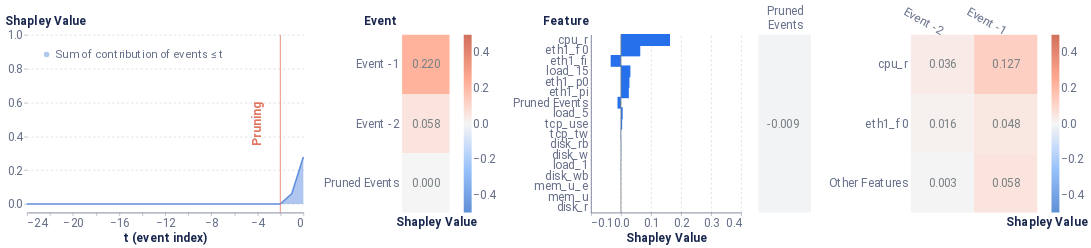

Write notebook code for a chart like this one.
### Markdown cell above
### Local Report on positive instance

### Code cell
from timeshap.explainer import local_report

pruning_dict = {'tol': 0.025}
event_dict = {'rs': 42, 'nsamples': 32000}
feature_dict = {'rs': 42, 'nsamples': 32000, 'feature_names': model_features, 'plot_features': plot_feats}
cell_dict = {'rs': 42, 'nsamples': 32000, 'top_x_feats': 2, 'top_x_events': 2}
local_report(f, x_data, pruning_dict, event_dict, feature_dict, cell_dict=cell_dict, entity_uuid=sequence_id, entity_col='seq_id', baseline=average_event)

### Figure 1 — Vega-Lite specification as saved in the notebook (floating-point values rounded to 4 significant figures)
{"config": {"axis": {"domain": true, "domainColor": "#666F89", "grid": false, "gridCap": "round", "gridColor": "#B3B7C4", "gridDash": [2, 4], "gridWidth": 0.5, "labelColor": "#666F89", "labelFont": "Roboto, Arial, sans-serif", "labelPadding": 2, "tickColor": "#666F89", "tickOpacity": 0.5, "tickSize": 4, "titleColor": "#19274E", "titleFont": "Roboto, Arial, sans-serif", "titleFontSize": 12}, "axisBand": {"domain": true, "labelPadding": 4, "ticks": false}, "axisY": {"domain": false, "titleAlign": "left", "titleAngle": 0, "titleX": -20, "titleY": -10}, "legend": {"labelColor": "#666F89", "labelFont": "Roboto, Arial, sans-serif", "labelFontSize": 12, "symbolSize": 40, "titleColor": "#19274E", "titleFont": "Roboto, Arial, sans-serif", "titleFontSize": 12, "titlePadding": 4}, "arc": {"stroke": "#FFFFFF", "strokeWidth": 1}, "bar": {"fill": "#2770EB", "stroke": null}, "line": {"stroke": "#2770EB", "strokeWidth": 2}, "path": {"stroke": "#2770EB", "strokeWidth": 0.5}, "point": {"fill": "#2770EB", "shape": "circle", "filled": true}, "rect": {"fill": "#2770EB"}, "rule": {"stroke": "#666F89"}, "shape": {"stroke": "#2770EB"}, "text": {"color": "#19274E", "font": "Roboto, Arial, sans-serif", "fontSize": 12}, "range": {"category": ["#2770EB", "#77B98A", "#DA5252", "#FFC400", "#A87AEA", "#00A39E", "#19274E"], "diverging": ["#006360", "#2BB3AE", "#96D9D7", "#FFFFFF", "#EDAAAA", "#DA5252", "#811D1D"], "heatmap": ["#18448F", "#1B4EA5", "#2770EB", "#4C88EE", "#82ACF3", "#A6C4F7", "#E9F1FD"], "ramp": ["#18448F", "#1B4EA5", "#2770EB", "#4C88EE", "#82ACF3", "#A6C4F7", "#E9F1FD"]}, "background": "#FFFFFF", "group": {"fill": "#FFFFFF"}, "header": {"labelColor": "#19274E", "labelFont": "Roboto, Arial, sans-serif", "labelFontSize": 12, "titleColor": "#19274E", "titleFont": "Roboto, Arial, sans-serif", "titleFontSize": 16}, "title": {"anchor": "start", "color": "#19274E", "font": "Roboto, Arial, sans-serif", "fontSize": 20, "fontWeight": "bold", "offset": 20, "subtitleColor": "#19274E", "subtitleFontSize": 16}, "view": {"continuousHeight": 300, "continuousWidth": 400, "stroke": "transparent"}}, "hconcat": [{"layer": [{"mark": {"type": "area", "opacity": 0.5}, "encoding": {"color": {"field": "Coalition", "legend": {"fillColor": "white", "labelFontSize": 14, "labelLimit": 0, "orient": "top-left", "symbolSize": 50, "symbolStrokeWidth": 0, "title": null}, "scale": {"domain": ["Sum of contribution of events ≤ t"], "range": ["#618FE0"]}, "type": "nominal"}, "x": {"axis": {"labelFontSize": 15, "title": "t (event index)", "titleFontSize": 15}, "field": "t (event index)", "type": "quantitative"}, "y": {"axis": {"grid": true, "labelFontSize": 15, "titleFontSize": 15, "titleX": -28}, "field": "Shapley Value", "scale": {"domain": [-0.05, 1]}, "type": "quantitative"}}}, {"mark": "line", "encoding": {"color": {"field": "Coalition", "legend": {"fillColor": "white", "labelFontSize": 14, "labelLimit": 0, "orient": "top-left", "symbolSize": 50, "symbolStrokeWidth": 0, "title": null}, "scale": {"domain": ["Sum of contribution of events ≤ t"], "range": ["#618FE0"]}, "type": "nominal"}, "x": {"axis": {"labelFontSize": 15, "title": "t (event index)", "titleFontSize": 15}, "field": "t (event index)", "type": "quantitative"}, "y": {"axis": {"grid": true, "labelFontSize": 15, "titleFontSize": 15, "titleX": -28}, "field": "Shapley Value", "scale": {"domain": [-0.05, 1]}, "type": "quantitative"}}}, {"data": {"name": "data-127505a03b066a5f27631121330f417d"}, "mark": {"type": "rule", "color": "#E17560"}, "encoding": {"x": {"field": "x", "type": "quantitative"}}}, {"data": {"name": "data-4429b804e29650be65567f2c49b58188"}, "mark": {"type": "text", "angle": 270, "color": "#E17560", "fontSize": 15, "fontWeight": "bold", "text": "Pruning"}, "encoding": {"x": {"field": "x", "type": "quantitative"}}}], "data": {"name": "data-2a37b438883cd5f8f7709d3acbd61e0a"}, "height": 225, "width": 350}, {"layer": [{"mark": "rect", "encoding": {"color": {"field": "rounded", "legend": {"gradientLength": 225, "gradientThickness": 10, "labelFontSize": 15, "orient": "right"}, "scale": {"domain": [-0.5, 0.5], "range": ["#5f8fd6", "#99c3fb", "#f5f5f5", "#ffaa92", "#d16f5b"]}, "title": null, "type": "quantitative"}, "x": {"axis": {"title": "Shapley Value", "titleFontSize": 15}, "field": "column", "type": "ordinal"}, "y": {"axis": {"domain": false, "labelFontSize": 15, "title": "Event", "titleFontSize": 15, "titleX": -49}, "field": "Feature", "sort": ["Event -1", "Event -2", "Pruned Events"], "type": "ordinal"}}}, {"mark": {"type": "text", "align": "right", "baseline": "middle", "color": "#798184", "dx": 18, "fontSize": 15}, "encoding": {"text": {"field": "rounded_str", "type": "nominal"}, "x": {"axis": {"domain": false, "labels": false, "title": "Shapley Value", "titleX": 43}, "field": "column", "type": "ordinal"}, "y": {"axis": {"domain": false, "labelFontSize": 15, "title": "Event", "titleFontSize": 15, "titleX": -49}, "field": "Feature", "sort": ["Event -1", "Event -2", "Pruned Events"], "type": "ordinal"}}}], "data": {"name": "data-ad9d5f4dc462df94e3c2370ef6ec8d7e"}, "height": 225, "width": 60}, {"layer": [{"data": {"name": "data-0b98726d7a00ee7dd06d31fbfd298b0f"}, "mark": {"type": "bar", "size": 15, "thickness": 1}, "encoding": {"x": {"axis": {"grid": true, "labelFontSize": 15, "title": "Shapley Value", "titleFontSize": 15}, "field": "Shapley Value", "scale": {"domain": [-0.1, 0.4]}, "type": "quantitative"}, "y": {"axis": {"labelFontSize": 15, "title": "Feature", "titleFontSize": 15, "titleX": -61}, "field": "Feature", "sort": {"field": "sort_col", "order": "descending"}, "type": "nominal"}}}, {"data": {"name": "data-9c00aa9dc2b1c1a0b4bf9b34ead12925"}, "mark": {"type": "rule", "color": "#798184"}, "encoding": {"x": {"field": "x", "type": "quantitative"}}}], "height": 225, "width": 190}, {"hconcat": [{"layer": [{"mark": "rect", "encoding": {"color": {"field": "rounded", "legend": null, "scale": {"domain": [-0.5, 0.5], "range": ["#5f8fd6", "#99c3fb", "#f5f5f5", "#ffaa92", "#d16f5b"]}, "title": null, "type": "quantitative"}, "x": {"axis": {"titleFontSize": 15}, "field": "Event", "type": "nominal"}, "y": {"axis": {"domain": false, "labels": false, "title": null}, "field": "Feature", "type": "nominal"}}}, {"mark": {"type": "text", "align": "right", "baseline": "middle", "color": "#798184", "dx": 18, "fontSize": 15}, "encoding": {"text": {"field": "rounded_str", "type": "nominal"}, "x": {"axis": {"domain": false, "labelAngle": 0, "labelFontSize": 15, "labelOffset": 24, "labelPadding": 30, "orient": "top", "title": null}, "field": "Event", "type": "nominal"}, "y": {"axis": {"domain": false, "labels": false, "title": null}, "field": "Feature", "type": "nominal"}}}], "data": {"name": "data-6fd9ce1fe26a33580805a05915858bfa"}, "height": 225, "width": 66.67}, {"layer": [{"mark": "rect", "encoding": {"color": {"field": "rounded", "legend": {"gradientLength": 225, "gradientThickness": 10, "labelFontSize": 15, "orient": "right"}, "scale": {"domain": [-0.5, 0.5], "range": ["#5f8fd6", "#99c3fb", "#f5f5f5", "#ffaa92", "#d16f5b"]}, "title": null, "type": "quantitative"}, "x": {"axis": {"titleFontSize": 15}, "field": "Event", "sort": ["Event -2", "Event -1"], "type": "nominal"}, "y": {"axis": {"domain": false, "labelFontSize": 15, "title": null}, "field": "Feature", "sort": ["cpu_r", "eth1_f0"], "type": "nominal"}}}, {"mark": {"type": "text", "align": "right", "baseline": "middle", "color": "#798184", "dx": 18, "fontSize": 15}, "encoding": {"text": {"field": "rounded_str", "type": "nominal"}, "x": {"axis": {"domain": false, "labelAngle": 30, "labelFontSize": 15, "orient": "top", "title": "Shapley Value", "titleX": 172, "titleY": 245}, "field": "Event", "sort": ["Event -2", "Event -1"], "type": "nominal"}, "y": {"axis": {"domain": false, "labelFontSize": 15, "title": null}, "field": "Feature", "sort": ["cpu_r", "eth1_f0"], "type": "nominal"}}}], "data": {"name": "data-d2826bc42ea30c3b1769b5685b9b368a"}, "height": 225, "width": 160}], "resolve": {"scale": {"color": "independent"}}}], "resolve": {"scale": {"color": "independent"}}, "$schema": "https://vega.github.io/schema/vega-lite/v4.17.0.json", "datasets": {"data-2a37b438883cd5f8f7709d3acbd61e0a": [{"Coalition": "Sum of contribution of events > t", "t (event index)": 0, "Shapley Value": 2.224e-06}, {"Coalition": "Sum of contribution of events ≤ t", "t (event index)": 0, "Shapley Value": 0.2782}, {"Coalition": "Sum of contribution of events > t", "t (event index)": -1, "Shapley Value": 0.2163}, {"Coalition": "Sum of contribution of events ≤ t", "t (event index)": -1, "Shapley Value": 0.06193}, {"Coalition": "Sum of contribution of events > t", "t (event index)": -2, "Shapley Value": 0.2782}, {"Coalition": "Sum of contribution of events ≤ t", "t (event index)": -2, "Shapley Value": 0.0}, {"Coalition": "Sum of contribution of events > t", "t (event index)": -3, "Shapley Value": 0.2782}, {"Coalition": "Sum of contribution of events ≤ t", "t (event index)": -3, "Shapley Value": 0.0}, {"Coalition": "Sum of contribution of events > t", "t (event index)": -4, "Shapley Value": 0.2782}, {"Coalition": "Sum of contribution of events ≤ t", "t (event index)": -4, "Shapley Value": 0.0}, {"Coalition": "Sum of contribution of events > t", "t (event index)": -5, "Shapley Value": 0.2782}, {"Coalition": "Sum of contribution of events ≤ t", "t (event index)": -5, "Shapley Value": 0.0}, {"Coalition": "Sum of contribution of events > t", "t (event index)": -6, "Shapley Value": 0.2782}, {"Coalition": "Sum of contribution of events ≤ t", "t (event index)": -6, "Shapley Value": 0.0}, {"Coalition": "Sum of contribution of events > t", "t (event index)": -7, "Shapley Value": 0.2782}, {"Coalition": "Sum of contribution of events ≤ t", "t (event index)": -7, "Shapley Value": 0.0}, {"Coalition": "Sum of contribution of events > t", "t (event index)": -8, "Shapley Value": 0.2782}, {"Coalition": "Sum of contribution of events ≤ t", "t (event index)": -8, "Shapley Value": 0.0}, {"Coalition": "Sum of contribution of events > t", "t (event index)": -9, "Shapley Value": 0.2782}, {"Coalition": "Sum of contribution of events ≤ t", "t (event index)": -9, "Shapley Value": 0.0}, {"Coalition": "Sum of contribution of events > t", "t (event index)": -10, "Shapley Value": 0.2782}, {"Coalition": "Sum of contribution of events ≤ t", "t (event index)": -10, "Shapley Value": 0.0}, {"Coalition": "Sum of contribution of events > t", "t (event index)": -11, "Shapley Value": 0.2782}, {"Coalition": "Sum of contribution of events ≤ t", "t (event index)": -11, "Shapley Value": 0.0}, {"Coalition": "Sum of contribution of events > t", "t (event index)": -12, "Shapley Value": 0.2782}, {"Coalition": "Sum of contribution of events ≤ t", "t (event index)": -12, "Shapley Value": 0.0}, {"Coalition": "Sum of contribution of events > t", "t (event index)": -13, "Shapley Value": 0.2782}, {"Coalition": "Sum of contribution of events ≤ t", "t (event index)": -13, "Shapley Value": 0.0}, {"Coalition": "Sum of contribution of events > t", "t (event index)": -14, "Shapley Value": 0.2782}, {"Coalition": "Sum of contribution of events ≤ t", "t (event index)": -14, "Shapley Value": 0.0}, {"Coalition": "Sum of contribution of events > t", "t (event index)": -15, "Shapley Value": 0.2782}, {"Coalition": "Sum of contribution of events ≤ t", "t (event index)": -15, "Shapley Value": 0.0}, {"Coalition": "Sum of contribution of events > t", "t (event index)": -16, "Shapley Value": 0.2782}, {"Coalition": "Sum of contribution of events ≤ t", "t (event index)": -16, "Shapley Value": 0.0}, {"Coalition": "Sum of contribution of events > t", "t (event index)": -17, "Shapley Value": 0.2782}, {"Coalition": "Sum of contribution of events ≤ t", "t (event index)": -17, "Shapley Value": 0.0}, {"Coalition": "Sum of contribution of events > t", "t (event index)": -18, "Shapley Value": 0.2782}, {"Coalition": "Sum of contribution of events ≤ t", "t (event index)": -18, "Shapley Value": 0.0}, {"Coalition": "Sum of contribution of events > t", "t (event index)": -19, "Shapley Value": 0.2782}, {"Coalition": "Sum of contribution of events ≤ t", "t (event index)": -19, "Shapley Value": 0.0}, {"Coalition": "Sum of contribution of events > t", "t (event index)": -20, "Shapley Value": 0.2782}, {"Coalition": "Sum of contribution of events ≤ t", "t (event index)": -20, "Shapley Value": 0.0}, {"Coalition": "Sum of contribution of events > t", "t (event index)": -21, "Shapley Value": 0.2782}, {"Coalition": "Sum of contribution of events ≤ t", "t (event index)": -21, "Shapley Value": 0.0}, {"Coalition": "Sum of contribution of events > t", "t (event index)": -22, "Shapley Value": 0.2782}, {"Coalition": "Sum of contribution of events ≤ t", "t (event index)": -22, "Shapley Value": 0.0}, {"Coalition": "Sum of contribution of events > t", "t (event index)": -23, "Shapley Value": 0.2782}, {"Coalition": "Sum of contribution of events ≤ t", "t (event index)": -23, "Shapley Value": 0.0}, {"Coalition": "Sum of contribution of events > t", "t (event index)": -24, "Shapley Value": 0.2782}, {"Coalition": "Sum of contribution of events ≤ t", "t (event index)": -24, "Shapley Value": 2.224e-06}], "data-127505a03b066a5f27631121330f417d": [{"x": -2}], "data-4429b804e29650be65567f2c49b58188": [{"x": -4}], "data-ad9d5f4dc462df94e3c2370ef6ec8d7e": [{"Shapley Value": 0.2201, "Feature": "Event -1", "row": 1, "column": 1, "rounded": 0.22, "rounded_str": "0.220"}, {"Shapley Value": 0.058, "Feature": "Event -2", "row": 2, "column": 1, "rounded": 0.058, "rounded_str": "0.058"}, {"Shapley Value": 7.421e-05, "Feature": "Pruned Events", "row": 3, "column": 1, "rounded": 0.0, "rounded_str": "0.000"}], "data-0b98726d7a00ee7dd06d31fbfd298b0f": [{"Random seed": 42, "NSamples": 32000, "Feature": "cpu_r", "Shapley Value": 0.1635, "sort_col": 0.1635}, {"Random seed": 42, "NSamples": 32000, "Feature": "load_1", "Shapley Value": -0.0004797, "sort_col": 0.0004797}, {"Random seed": 42, "NSamples": 32000, "Feature": "load_5", "Shapley Value": 0.005809, "sort_col": 0.005809}, {"Random seed": 42, "NSamples": 32000, "Feature": "load_15", "Shapley Value": 0.03145, "sort_col": 0.03145}, {"Random seed": 42, "NSamples": 32000, "Feature": "mem_u", "Shapley Value": -1.352e-05, "sort_col": 1.352e-05}, {"Random seed": 42, "NSamples": 32000, "Feature": "mem_u_e", "Shapley Value": 0.0001207, "sort_col": 0.0001207}, {"Random seed": 42, "NSamples": 32000, "Feature": "disk_r", "Shapley Value": 7.416e-06, "sort_col": 7.416e-06}, {"Random seed": 42, "NSamples": 32000, "Feature": "disk_rb", "Shapley Value": 0.0007046, "sort_col": 0.0007046}, {"Random seed": 42, "NSamples": 32000, "Feature": "disk_w", "Shapley Value": 0.0006204, "sort_col": 0.0006204}, {"Random seed": 42, "NSamples": 32000, "Feature": "disk_wb", "Shapley Value": -0.0001351, "sort_col": 0.0001351}, {"Random seed": 42, "NSamples": 32000, "Feature": "eth1_fi", "Shapley Value": -0.03424, "sort_col": 0.03424}, {"Random seed": 42, "NSamples": 32000, "Feature": "eth1_f0", "Shapley Value": 0.06437, "sort_col": 0.06437}, {"Random seed": 42, "NSamples": 32000, "Feature": "eth1_pi", "Shapley Value": 0.02636, "sort_col": 0.02636}, {"Random seed": 42, "NSamples": 32000, "Feature": "eth1_p0", "Shapley Value": 0.02842, "sort_col": 0.02842}, {"Random seed": 42, "NSamples": 32000, "Feature": "tcp_tw", "Shapley Value": -0.0009216, "sort_col": 0.0009216}, {"Random seed": 42, "NSamples": 32000, "Feature": "tcp_use", "Shapley Value": 0.004075, "sort_col": 0.004075}, {"Random seed": 42, "NSamples": 32000, "Feature": "Pruned Events", "Shapley Value": -0.01144, "sort_col": 0.01144}], "data-9c00aa9dc2b1c1a0b4bf9b34ead12925": [{"x": 0}], "data-6fd9ce1fe26a33580805a05915858bfa": [{"Event": ["Pruned", "Events"], "Feature": "Other features", "rounded": -0.009, "rounded_str": "-0.009"}], "data-d2826bc42ea30c3b1769b5685b9b368a": [{"Event": "Event -1", "Feature": "cpu_r", "Shapley Value": 0.127, "rounded": 0.127, "rounded_str": "0.127"}, {"Event": "Event -1", "Feature": "Other Features", "Shapley Value": 0.05788, "rounded": 0.058, "rounded_str": "0.058"}, {"Event": "Event -1", "Feature": "eth1_f0", "Shapley Value": 0.04762, "rounded": 0.048, "rounded_str": "0.048"}, {"Event": "Event -2", "Feature": "cpu_r", "Shapley Value": 0.036, "rounded": 0.036, "rounded_str": "0.036"}, {"Event": "Event -2", "Feature": "eth1_f0", "Shapley Value": 0.01583, "rounded": 0.016, "rounded_str": "0.016"}, {"Event": "Event -2", "Feature": "Other Features", "Shapley Value": 0.003293, "rounded": 0.003, "rounded_str": "0.003"}]}}
